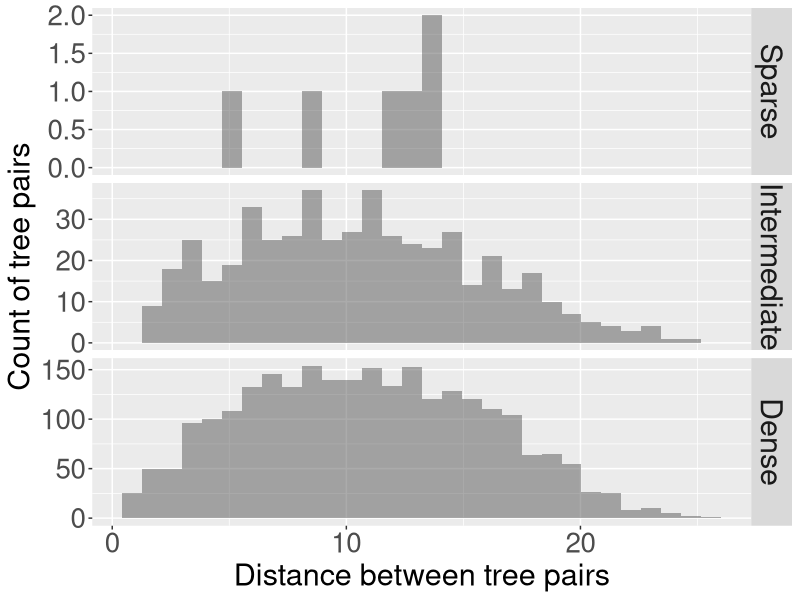

This chart was generated by the following R code:
## R script for visualising PW distances between chosen tree structures
## Tamika Lunn, Griffith University
## Version 1 - December 2020

library(plyr) #for ddply 
library(dplyr) #for renaming collumns
library(ggplot2)

setwd("D:/PhD/Project/Manuscripts/First author/Planned_Roost structure #3 (density and disease)/Data/Processed/NN distances")
PWdist <- read.csv("PW distances.csv")

site.labs <- c("Sparse", "Intermediate", "Dense")
names(site.labs) <- c("01-DTOW", "02-DCLU", "03-DLIS")

PWdist %>%
  #filter(site.code == "DCLU") %>%
  ggplot(aes(x=PWdistance)) +
  geom_histogram(alpha=0.5, position="identity") +
  #scale_fill_manual(values = c("#8FD744FF","#29AF7FFF", "#39568CFF","#482677FF",   "#000000","#6A6C71FF","#969797","#D2D3D2")) +
  guides(fill = guide_legend(reverse = TRUE))+
  facet_grid(site.code~.,labeller = labeller(site.code = site.labs), scales = "free") +
  theme(axis.text.x = element_text(size=20), #angle = 70, hjust = 1
        axis.title.x = element_text(size=22),
        axis.text.y = element_text(size=20),
        axis.title.y = element_text(size=22),
        legend.text = element_text(size=20),
        legend.title = element_text(size=20),
        plot.title = element_text(size=22), 
        strip.text = element_text(size = 22)) +
  labs(x="Distance between tree pairs", y = "Count of tree pairs")


ddply(PWdist, c("site.code", "subplot"), summarise,
      median = median(PWdistance), 
      mean = mean(PWdistance))

